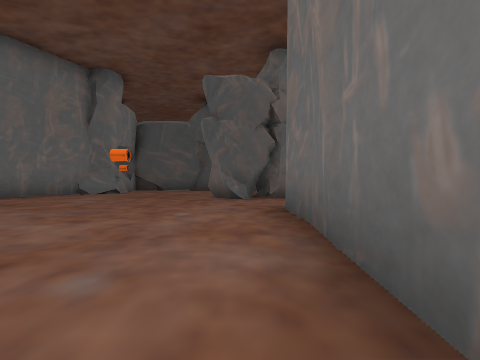
View 1 (above)

20 first-person views from a walk through a scene from a Unity 3-D project. The camera is 0.46 m above the floor, looks level and sees 85° across. The floor is counted in squares, 1 m on a side. Each view is taken from the middle of a square. On the plan, view 1 faces up. The plan holds only what a view shows up to about 9 squares ahead; the rest is blank. The place goes on beyond the plan. The player character is not drawn. Some animated figures are left out. Door leaves are left out, so doorways stand open.

View 2
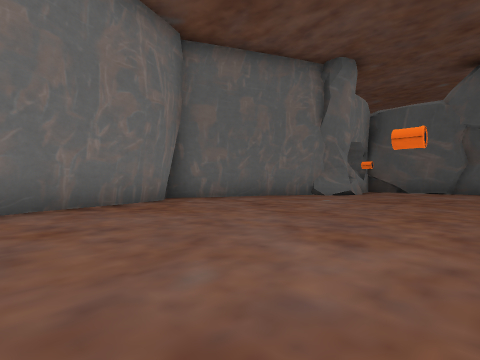

View 3
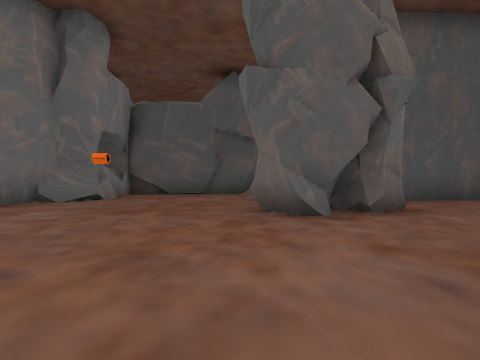

View 4
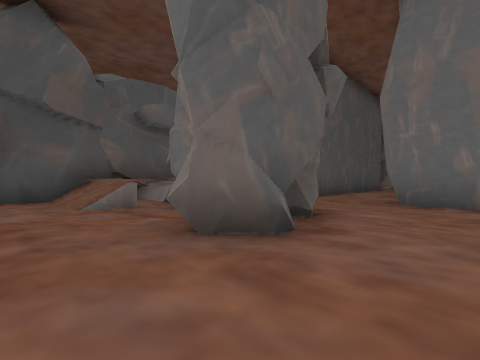

View 5
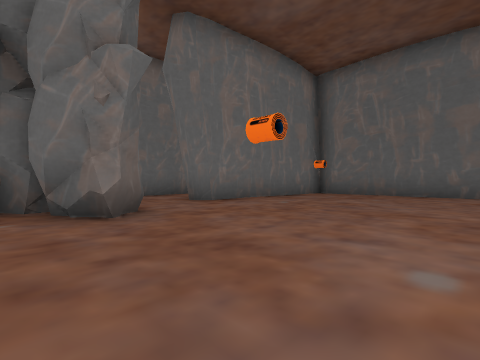

View 6
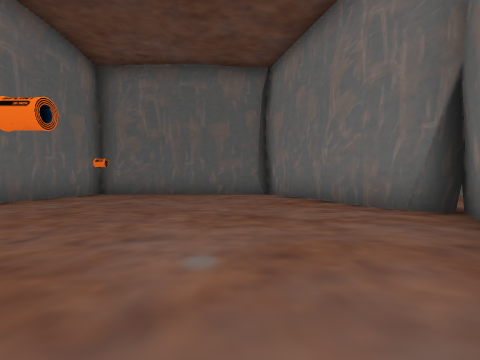

View 7
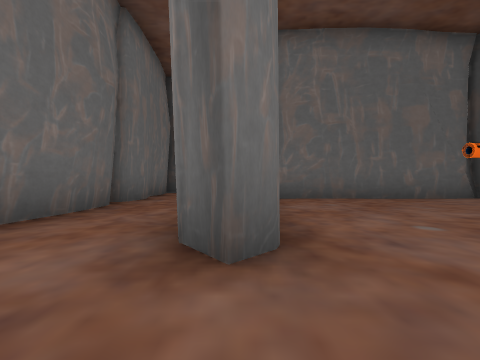

View 8
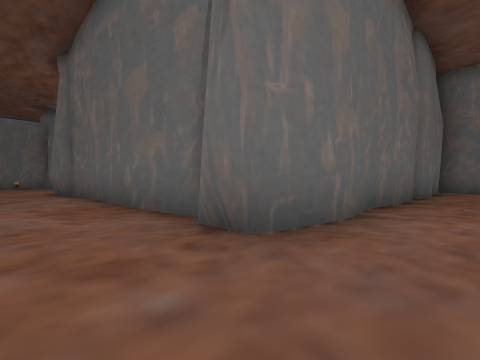

View 9
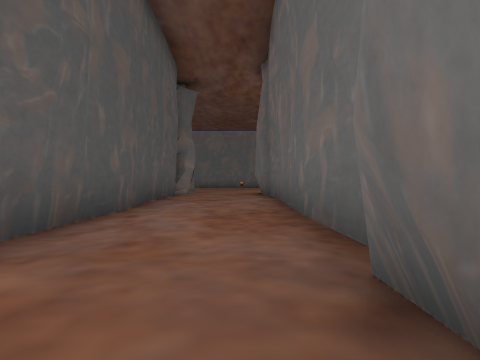

View 10
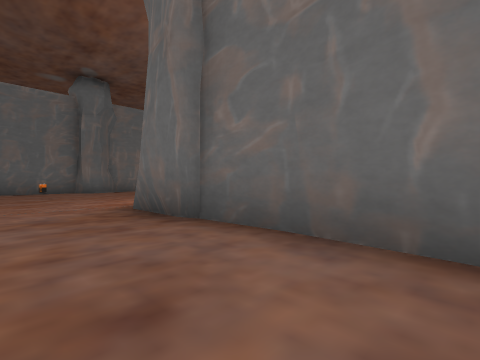

View 11
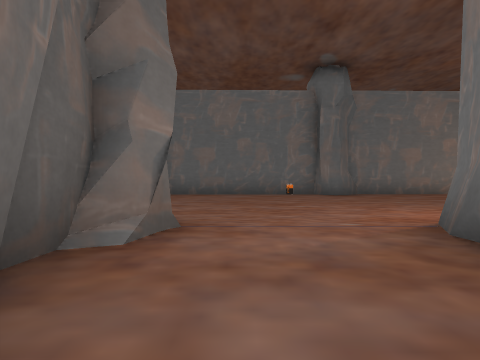

View 12
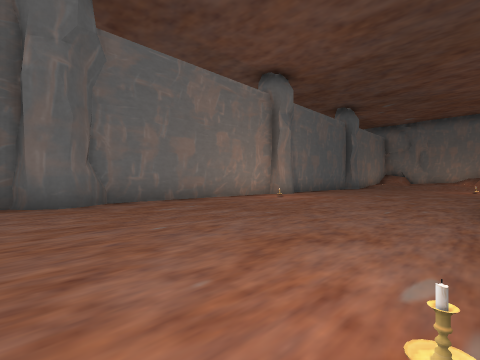

View 13
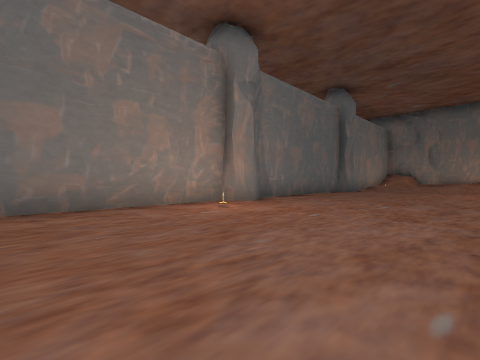

View 14
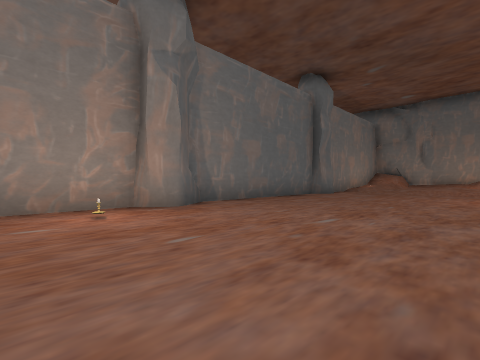

View 15
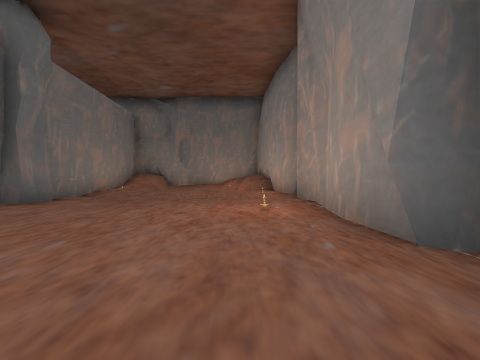

View 16
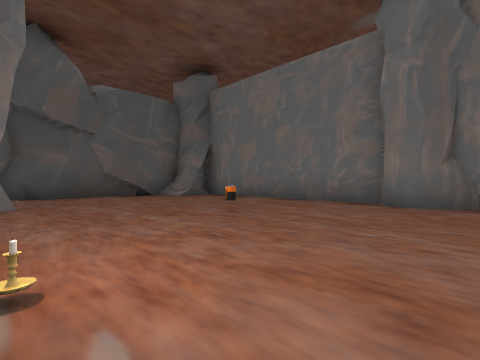

View 17
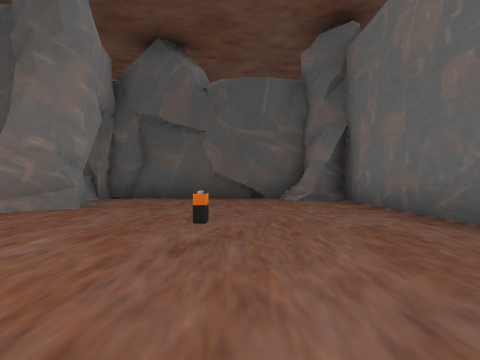

View 18
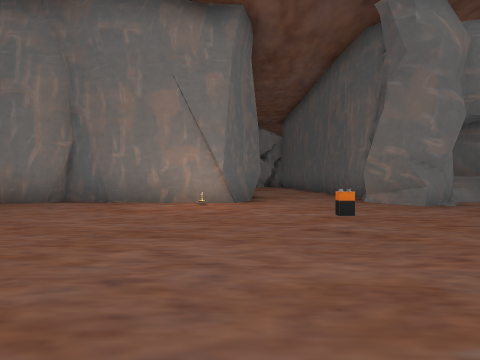

View 19
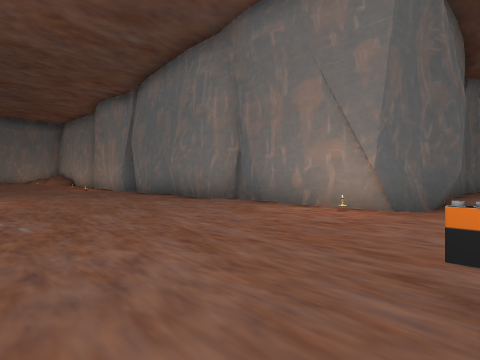

View 20
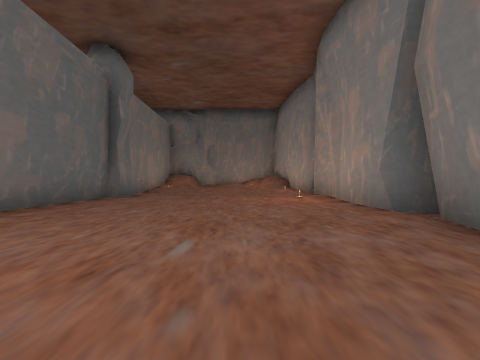

### Floor plan
Key: @ floor where view 1 was taken; # wall or solid block; . main floor; : floor 0.05 m higher than the main floor; + floor 0.15 m higher than the main floor; / step, stairs or slope; D open door; O other object.
Columns run from 8 left of view 1 to 19 right of it. Each row starts with its distance up from view 1.
 12    ######           ######O
 11    #....###         #.....OO
 10    #...:#O          ##.....#
  9   OOO.. .O ##########O.....#
  8   ##.....O.........D.......#
  7   #....OOO.........D....O..#
  6  ##.........#########......O
  5  #..........#        O....OO
  4 .#.......#..#       #......O
  3 .##......#..#       #......#
  2   #......#..#       ##.....#
  1   #......#..#        #.....#
  0   ##....@#..#        #...O.#
 -1    ####### .#        #....OO
 -2            .#       ##....OO
 -3            .#       #......#
 -4            ##       ##.....#
 -5                      #.....#
 -6                     ##O....#
 -7                     #.....OO
 -8                     #.....OO
 -9                     #.///+.#
-10                          //#
-11                           /#

Positions as (right, up) in squares from view 1, and headings:
1: (0, 0), facing up
2: (-1, 1), facing up-left
3: (-1, 3), facing up
4: (-2, 5), facing up-right
5: (-4, 8), facing down-right
6: (-4, 8), facing down
7: (1, 6), facing down
8: (2, 8), facing down-right
9: (3, 7), facing right
10: (8, 8), facing down-right
11: (10, 8), facing right
12: (13, 6), facing down-right
13: (14, 3), facing down-right
14: (14, 1), facing down-right
15: (14, -2), facing down
16: (13, 4), facing up-right
17: (16, 5), facing up
18: (18, 6), facing left
19: (17, 7), facing down-left
20: (15, 0), facing down
